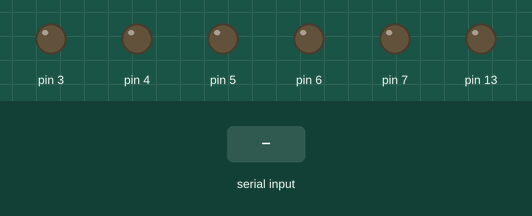
Recording of a sketch running on a simulated Arduino Uno, built with avr-gcc and run on an emulated ATmega328P. Parts: output pins drawn as LEDs (lit = HIGH). The test bench sets the inputs (shaded band). No radio packets arrive unless stated.

Above: at 1.2 s.
1.3 s: "90,45,200\n" received over Serial
At 2.3 s:
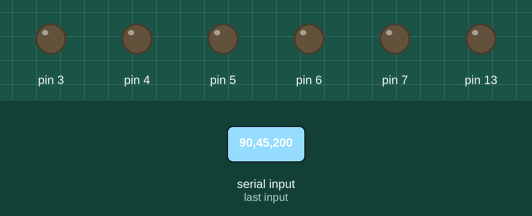
4.3 s: "30,150,10\n" received over Serial
At 4.9 s:
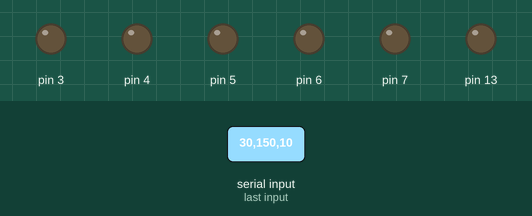
7.3 s: "90,45\n" received over Serial
At 8.2 s:
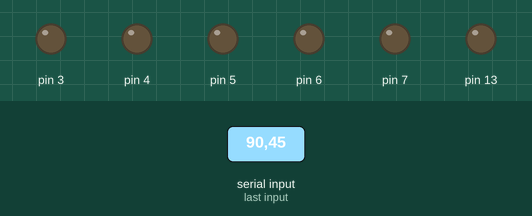
Timing chart, 0 to 12.2 s (numbered marks = the images above; inputs shaded):
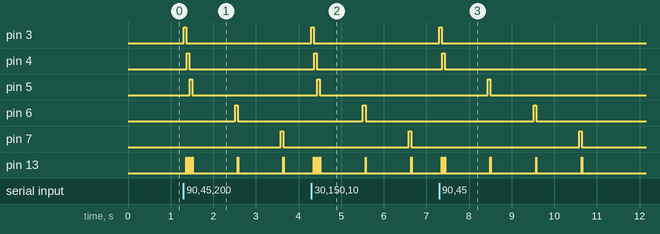

The sketch:

transmitter.ino
```cpp
#include <VirtualWire.h>
void setup() {
  pinMode(13,OUTPUT);
  pinMode(3,OUTPUT);
  pinMode(4,OUTPUT);
  pinMode(5,OUTPUT);
  pinMode(6,OUTPUT);
  pinMode(7,OUTPUT);
  Serial.begin(9600);
vw_set_ptt_inverted(true); //
vw_set_tx_pin(12);
vw_setup(4000);// speed of data transfer Kbps
}

int angle;
char controller[10];


void loop(){
  if(Serial.available()>0)
  {
angle=Serial.parseInt();
itoa(angle,controller,10);
digitalWrite(3,HIGH);
vw_send((uint8_t *)controller, strlen(controller));
vw_wait_tx(); // Wait until the whole message is gone
digitalWrite(3,LOW);
digitalWrite(13,HIGH);
delay(10);
digitalWrite(13,LOW);

angle=Serial.parseInt();
itoa(angle,controller,10);
digitalWrite(4,HIGH);
vw_send((uint8_t *)controller, strlen(controller));
vw_wait_tx(); // Wait until the whole message is gone
digitalWrite(4,LOW);
digitalWrite(13,HIGH);
delay(10);
digitalWrite(13,LOW);

angle=Serial.parseInt();
itoa(angle,controller,10);
digitalWrite(5,HIGH);
vw_send((uint8_t *)controller, strlen(controller));
vw_wait_tx(); // Wait until the whole message is gone
digitalWrite(5,LOW);
digitalWrite(13,HIGH);
delay(10);
digitalWrite(13,LOW);

angle=Serial.parseInt();
itoa(angle,controller,10);
digitalWrite(6,HIGH);
vw_send((uint8_t *)controller, strlen(controller));
vw_wait_tx(); // Wait until the whole message is gone
digitalWrite(6,LOW);
digitalWrite(13,HIGH);
delay(10);
digitalWrite(13,LOW);

angle=Serial.parseInt();
itoa(angle,controller,10);
digitalWrite(7,HIGH);
vw_send((uint8_t *)controller, strlen(controller));
vw_wait_tx(); // Wait until the whole message is gone
digitalWrite(7,LOW);
digitalWrite(13,HIGH);
delay(10);
digitalWrite(13,LOW);
  }
}
```

Measured:
- after the input at 1.3 s, pin 3: LOW → HIGH at once, → LOW 0.06 s later; pin 4: LOW → HIGH after 0.07 s, → LOW 0.06 s later; pin 5: LOW → HIGH after 0.14 s, → LOW 0.06 s later; pin 6: LOW → HIGH after 1.2 s, → LOW 0.06 s later; pin 7: LOW → HIGH after 2.3 s, → LOW 0.06 s later
- after the input at 4.3 s, pin 3: LOW → HIGH at once, → LOW 0.06 s later; pin 4: LOW → HIGH after 0.07 s, → LOW 0.06 s later; pin 5: LOW → HIGH after 0.14 s, → LOW 0.06 s later; pin 6: LOW → HIGH after 1.2 s, → LOW 0.06 s later; pin 7: LOW → HIGH after 2.3 s, → LOW 0.06 s later
- after the input at 7.3 s, pin 3: LOW → HIGH at once, → LOW 0.06 s later; pin 4: LOW → HIGH after 0.07 s, → LOW 0.06 s later; pin 5: LOW → HIGH after 1.1 s, → LOW 0.06 s later; pin 6: LOW → HIGH after 2.2 s, → LOW 0.06 s later; pin 7: LOW → HIGH after 3.3 s, → LOW 0.06 s later
